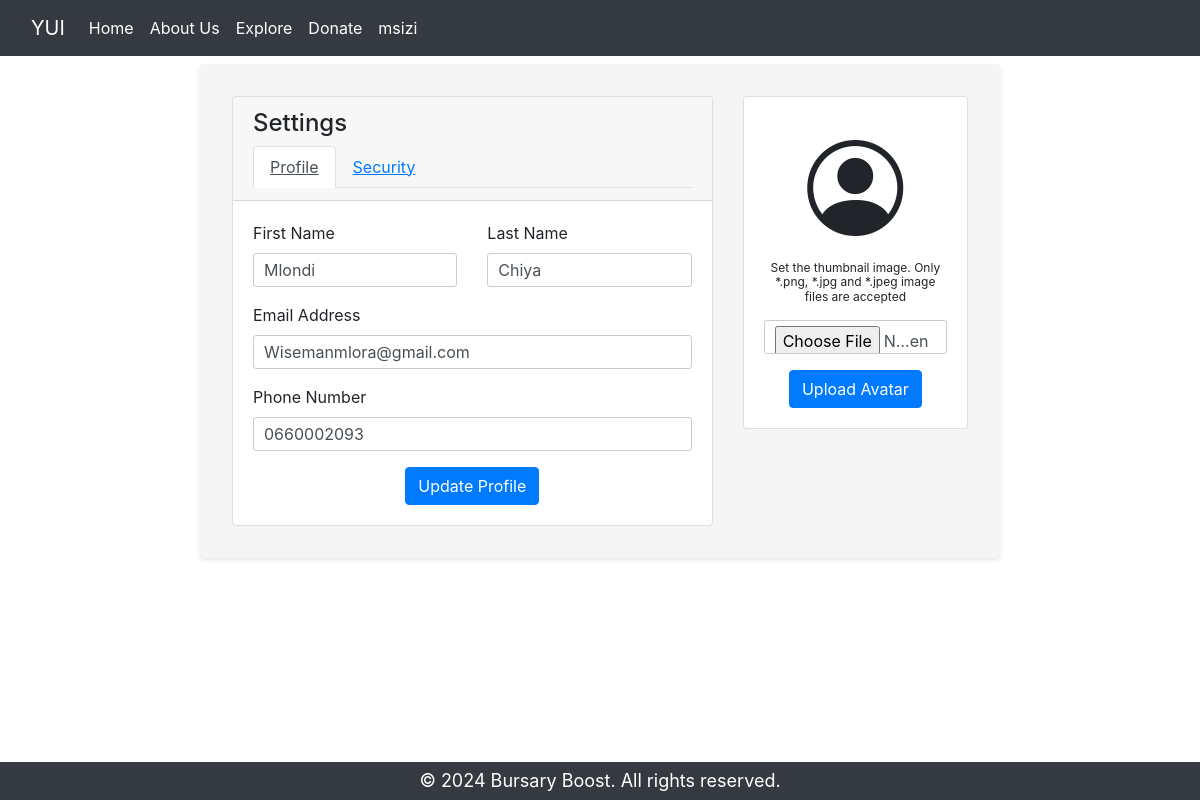
The app's page /update_profile/1 (signed in) with its own data.
### website/models.py (models this page shows, shortened)
class User(db.Model, UserMixin):
    _id = db.Column(db.Integer, primary_key=True)
    email = db.Column(db.String(150), unique=True)
    first_name = db.Column(db.String(150))
    last_name = db.Column(db.String(150))
    phone_number = db.Column(db.String(15))
    password = db.Column(db.String(150))
    gender = db.Column(db.String(150))
    id_number = db.Column(db.String(13))
    age = db.Column(db.Integer)
    status = db.Column(db.String(150))
    certified_id_document = db.Column(db.String(255))
    matric_statement = db.Column(db.String(255))
    cv = db.Column(db.String(255))
    other_supporting_documents = db.Column(db.String(255))

### website/views.py (the view, shortened to what this page needs)
@views.route('/update_profile/<int:user_id>', methods=['GET', 'POST'])
def update_profile(user_id):
    user = User.query.get(user_id)
    form = UpdateProfileForm(obj=user)
    form2 = UpdatePasswordForm()
    print(form.errors)
    return render_template("update_profile.html", form=form, form2=form2, user=current_user)

### website/forms.py
class UpdateProfileForm(FlaskForm):
    first_name = StringField(label='First Name', validators=[DataRequired()])
    last_name = StringField(label='Last Name', validators=[DataRequired()])
    email = EmailField(label='Email Address', validators=[DataRequired(), Email()])
    phone_number = TelField(label='Phone Number', validators=[DataRequired(), Length(min=10, max=10)])

class UpdatePasswordForm(FlaskForm):
    old_password = PasswordField(label='Old Password', validators=[DataRequired(), Length(min=8, max=20)])
    new_password = PasswordField(label='New Password', validators=[DataRequired(), Length(min=8, max=20)])
    confirm_new_password = PasswordField(label='Confirm New Password',
                                     validators=[DataRequired(),
                                                 EqualTo('new_password', 'password does not match')])
    submit_btn = SubmitField('Update')

### website/__init__.py (called while the page is built)
def create_app():
    app = Flask(__name__)
    app.config['SECRET_KEY'] = 'fsafdvhcdvv ydekciw'
    app.config['SQLALCHEMY_DATABASE_URI'] = f'sqlite:///{DB_NAME}'
    app.config['UPLOAD_FOLDER'] = 'website/static/uploads'
    db.init_app(app)
    from .views import views
    from .auth import auth
    from .profile import profile
    app.register_blueprint(views ,url_prefix='/')
    app.register_blueprint(auth ,url_prefix='/')
    app.register_blueprint(profile ,url_prefix='/')
    from .models import User ,FinancialAid ,Payment ,Certificate ,Donor ,Course
    create_database(app)
    login_manager = LoginManager()
    login_manager.login_view = 'auth.login'
    login_manager.init_app(app)
    @login_manager.user_loader
    def load_user(id):
        return User.query.get(int(id))
    return app

### website/templates/update_profile.html (shortened to what this page needs)
{% extends "base.html" %}
{% block content %}
<div class="container my-2">
    <div class="row">
        <div class="col-md-8">
            <div class="card">
                <div class="card-header">
                    <h4>Settings</h4>
                    <ul class="nav nav-tabs" id="settingsTabs">
                        <li class="nav-item" onclick="gotoProfile()">
                            <a class="nav-link active" href="#">Profile</a>
                        </li>
                        <li class="nav-item" onclick="gotoSecurity()">
                            <a class="nav-link" href="#">Security</a>
                        </li>
                    </ul>
                </div>
                <div class="card-body" id="sharedCard">
                    <form method="POST" action="{{ url_for('views.update_profile', user_id=user._id)}}"
                        id="profileForm">
                        <div class="row">
                            <div class="col-md-6">
                                <div class="form-group">
                                    {{ form.first_name.label(class="form-label") }}
                                    {{ form.first_name(class_="form-control") }}
                                </div>
                            </div>
                            <div class="col-md-6">
                                <div class="form-group">
                                    {{ form.last_name.label(class="form-label") }}
                                    {{ form.last_name(class_="form-control") }}
                                </div>
                            </div>
                        </div>
                        <div class="form-group">
                            {{ form.email.label(class="form-label") }}
                            {{ form.email(class_="form-control") }}
                        </div>
                        <div class="form-group">
                            {{ form.phone_number.label(class="form-label") }}
                            {{ form.phone_number(class_="form-control") }}
                        </div>
                        <div class="d-flex justify-content-center">
                            <button type="submit" class="btn btn-primary">Update Profile</button>
                        </div>
                    </form>
                </div>
            </div>
        </div>
        <div class="col-md-4">
            <div class="card text-center">
                <div class="card-body">
                    <i class="bi bi-person-circle" style="font-size: 6rem;"></i>
                    <p style="font-size: 12px;">Set the thumbnail image. Only *.png, *.jpg and *.jpeg image files are
                        accepted</p>
                    <form>
                        <input type="file" class="form-control mb-3" accept="image/*">
                        <button type="button" class="btn btn-primary">Upload Avatar</button>
                    </form>
                </div>
            </div>
        </div>
    </div>
</div>
{% endblock %}

### website/templates/base.html (shortened to what this page needs)
<!DOCTYPE html>
<html>
<head class="container">
  <link rel="stylesheet" href="https://stackpath.bootstrapcdn.com/bootstrap/4.4.1/css/bootstrap.min.css"
 />
  <link rel="stylesheet" href="https://stackpath.bootstrapcdn.com/font-awesome/4.7.0/css/font-awesome.min.css"
 />
  <nav class="navbar navbar-expand-lg navbar-dark bg-dark">
    <div class="container-fluid">
      <a class="navbar-brand" href="#">YUI</a>
      <div class="collapse navbar-collapse" id="navbarNav">
        <ul class="navbar-nav me-auto">
          <li class="nav-item">
            <a class="nav-link active" aria-current="page" href="#">Home</a>
          </li>
          <li class="nav-item">
            <a class="nav-link active" aria-current="page" href="#">About Us</a>
          </li>
          <li class="nav-item">
            <a class="nav-link active" aria-current="page" href="#">Explore</a>
          </li>
          <li class="nav-item">
            <a class="nav-link active" aria-current="page" href="#">Donate</a>
          </li>
          {% if user %}
          <li class="nav-item">
            <a class="nav-link active" aria-current="page"
              href="{{ url_for('views.update_profile', user_id=user._id) }}">{{ user.first_name }}</a>
          </li>
          {% endif %}
        </ul>
      </div>
    </div>
  </nav>
  <link href="https://cdnjs.cloudflare.com/ajax/libs/bootstrap-icons/1.10.5/font/bootstrap-icons.min.css"
    rel="stylesheet">
</head>
<body>
  {% block content %}{% endblock %}
  <br>
  <footer class="bg-dark text-white text-center py-2 fixed-bottom">
    <p>&copy; 2024 Bursary Boost. All rights reserved.</p>
  </footer>
</body>
</html>

### website/templates/base.html (style rules this page uses)
.container { max-width: 800px; margin: 0 auto; padding: 2rem; background-color: #f5f5f5; border-radius: 4px; box-shadow: 0 2px 4px rgba(0, 0, 0, 0.1); }
p { font-size: 1.125rem; line-height: 1.2; margin-bottom: 1rem; }
a { color: #007bff; text-decoration: underline; }
.navbar-nav .nav-link { text-decoration: none; }
.navbar-brand { text-decoration: none; }
footer { background-color: #333; color: white; padding: 2rem 0; text-align: center; }
footer p { margin: 0; }
.navbar-nav { margin-right: auto; }
.form-control { border-radius: 3px; border: 1px solid #ccc; padding: 5px 10px; height: 34px; box-shadow: none; transition: box-shadow 0.3s; }

### records on screen
User: first_name "msizi"
User: first_name "Mlondi", last_name "Chiya", email "Wisemanmlora@gmail.com", phone_number "0660002093"
